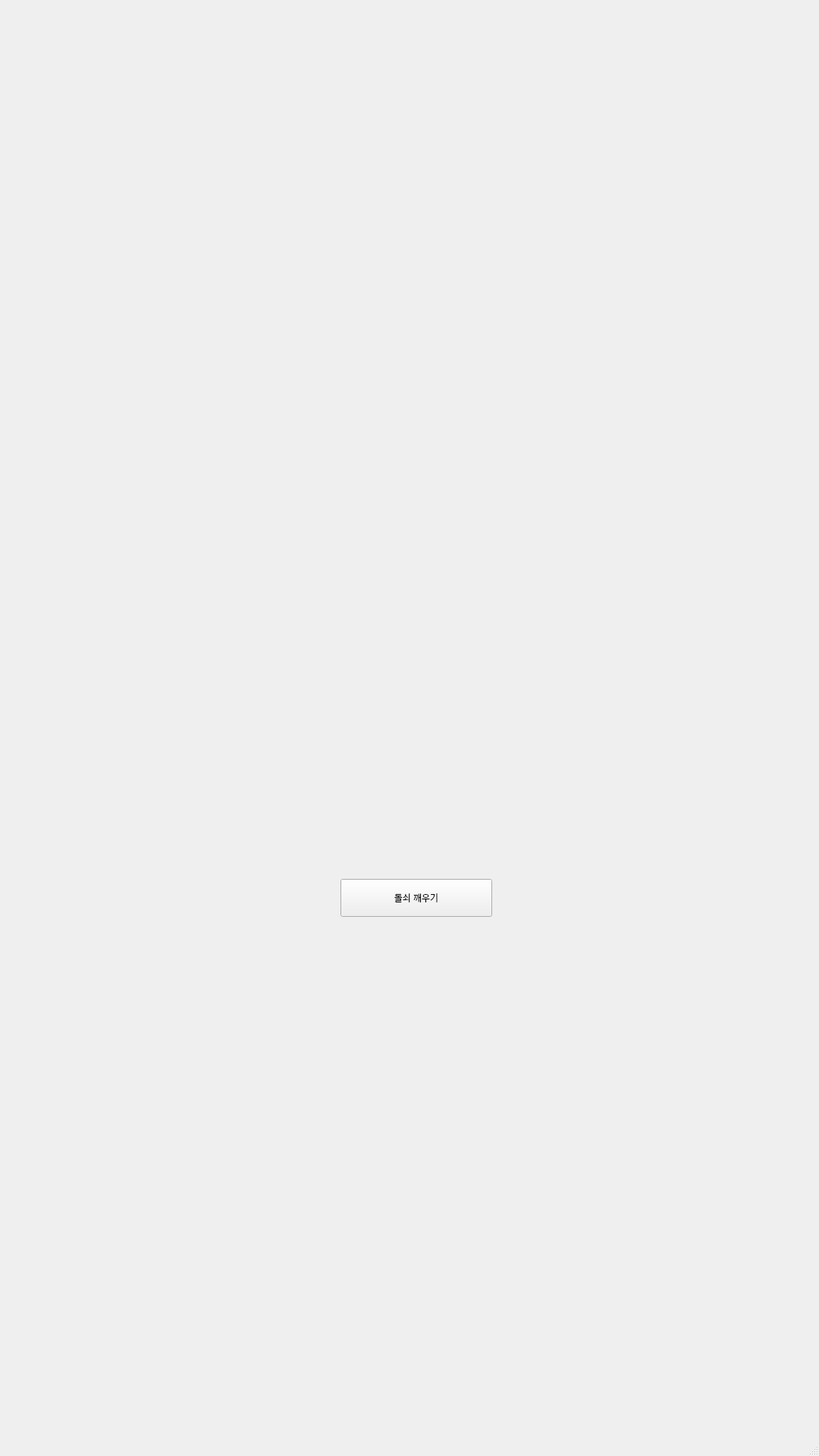
<?xml version="1.0" encoding="UTF-8"?>
<ui version="4.0">
 <class>MainWindow</class>
 <widget class="QMainWindow" name="MainWindow">
  <property name="geometry">
   <rect>
    <x>0</x>
    <y>0</y>
    <width>1080</width>
    <height>1920</height>
   </rect>
  </property>
  <property name="windowTitle">
   <string>MainWindow</string>
  </property>
  <widget class="QWidget" name="centralwidget">
   <layout class="QVBoxLayout" name="verticalLayout_4">
    <item>
     <widget class="QStackedWidget" name="stack">
      <property name="currentIndex">
       <number>0</number>
      </property>
      <widget class="QWidget" name="startPage">
       <widget class="QLabel" name="backgroundLabel">
        <property name="geometry">
         <rect>
          <x>0</x>
          <y>0</y>
          <width>1080</width>
          <height>1920</height>
         </rect>
        </property>
        <property name="text">
         <string/>
        </property>
        <property name="scaledContents">
         <bool>true</bool>
        </property>
       </widget>
       <widget class="QLabel" name="titleLabel">
        <property name="geometry">
         <rect>
          <x>0</x>
          <y>0</y>
          <width>1080</width>
          <height>1920</height>
         </rect>
        </property>
        <property name="text">
         <string/>
        </property>
        <property name="scaledContents">
         <bool>false</bool>
        </property>
       </widget>
       <widget class="QLabel" name="dolsoeLabel">
        <property name="geometry">
         <rect>
          <x>0</x>
          <y>0</y>
          <width>1080</width>
          <height>1920</height>
         </rect>
        </property>
        <property name="text">
         <string/>
        </property>
        <property name="scaledContents">
         <bool>false</bool>
        </property>
       </widget>
       <widget class="QPushButton" name="wakeUpButton">
        <property name="geometry">
         <rect>
          <x>440</x>
          <y>1150</y>
          <width>200</width>
          <height>50</height>
         </rect>
        </property>
        <property name="text">
         <string>돌쇠 깨우기</string>
        </property>
       </widget>
      </widget>
      <widget class="QWidget" name="inputPage">
       <widget class="QWidget" name="horizontalLayoutWidget">
        <property name="geometry">
         <rect>
          <x>180</x>
          <y>110</y>
          <width>401</width>
          <height>100</height>
         </rect>
        </property>
        <layout class="QHBoxLayout" name="horizontalLayout_2" stretch="3,7">
         <item>
          <layout class="QVBoxLayout" name="verticalLayout_2">
           <item>
            <widget class="QLabel" name="label">
             <property name="text">
              <string>이름</string>
             </property>
             <property name="alignment">
              <set>Qt::AlignmentFlag::AlignCenter</set>
             </property>
            </widget>
           </item>
           <item>
            <widget class="QLabel" name="label_2">
             <property name="text">
              <string>국가</string>
             </property>
             <property name="alignment">
              <set>Qt::AlignmentFlag::AlignCenter</set>
             </property>
            </widget>
           </item>
           <item>
            <widget class="QLabel" name="label_3">
             <property name="text">
              <string>번호</string>
             </property>
             <property name="alignment">
              <set>Qt::AlignmentFlag::AlignCenter</set>
             </property>
            </widget>
           </item>
          </layout>
         </item>
         <item>
          <layout class="QVBoxLayout" name="verticalLayout">
           <item>
            <widget class="QLineEdit" name="nameLE">
             <property name="alignment">
              <set>Qt::AlignmentFlag::AlignRight|Qt::AlignmentFlag::AlignTrailing|Qt::AlignmentFlag::AlignVCenter</set>
             </property>
            </widget>
           </item>
           <item>
            <widget class="QComboBox" name="countryCB">
             <property name="sizeAdjustPolicy">
              <enum>QComboBox::SizeAdjustPolicy::AdjustToContents</enum>
             </property>
            </widget>
           </item>
           <item>
            <layout class="QHBoxLayout" name="horizontalLayout_3" stretch="3,7">
             <item>
              <widget class="QLineEdit" name="countrynumLE">
               <property name="alignment">
                <set>Qt::AlignmentFlag::AlignRight|Qt::AlignmentFlag::AlignTrailing|Qt::AlignmentFlag::AlignVCenter</set>
               </property>
               <property name="readOnly">
                <bool>true</bool>
               </property>
              </widget>
             </item>
             <item>
              <widget class="QLineEdit" name="numberLE">
               <property name="alignment">
                <set>Qt::AlignmentFlag::AlignRight|Qt::AlignmentFlag::AlignTrailing|Qt::AlignmentFlag::AlignVCenter</set>
               </property>
              </widget>
             </item>
            </layout>
           </item>
          </layout>
         </item>
        </layout>
       </widget>
       <widget class="QPushButton" name="back">
        <property name="geometry">
         <rect>
          <x>60</x>
          <y>430</y>
          <width>91</width>
          <height>25</height>
         </rect>
        </property>
        <property name="text">
         <string>이전</string>
        </property>
       </widget>
       <widget class="QPushButton" name="next">
        <property name="enabled">
         <bool>false</bool>
        </property>
        <property name="geometry">
         <rect>
          <x>630</x>
          <y>430</y>
          <width>95</width>
          <height>25</height>
         </rect>
        </property>
        <property name="text">
         <string>다음</string>
        </property>
       </widget>
       <widget class="QWidget" name="horizontalLayoutWidget_2">
        <property name="geometry">
         <rect>
          <x>180</x>
          <y>240</y>
          <width>401</width>
          <height>83</height>
         </rect>
        </property>
        <layout class="QHBoxLayout" name="horizontalLayout" stretch="3,7">
         <item>
          <layout class="QVBoxLayout" name="verticalLayout_5">
           <item>
            <widget class="QLabel" name="label_4">
             <property name="text">
              <string>돌쇠 비밀번호</string>
             </property>
             <property name="alignment">
              <set>Qt::AlignmentFlag::AlignCenter</set>
             </property>
            </widget>
           </item>
           <item>
            <widget class="QLabel" name="label_5">
             <property name="text">
              <string>비밀번호 재입력</string>
             </property>
             <property name="alignment">
              <set>Qt::AlignmentFlag::AlignCenter</set>
             </property>
            </widget>
           </item>
           <item>
            <widget class="QLabel" name="label_6">
             <property name="text">
              <string/>
             </property>
            </widget>
           </item>
          </layout>
         </item>
         <item>
          <layout class="QVBoxLayout" name="verticalLayout_6">
           <item>
            <widget class="QLineEdit" name="pwLE">
             <property name="maxLength">
              <number>4</number>
             </property>
             <property name="echoMode">
              <enum>QLineEdit::EchoMode::Password</enum>
             </property>
             <property name="alignment">
              <set>Qt::AlignmentFlag::AlignCenter</set>
             </property>
            </widget>
           </item>
           <item>
            <widget class="QLineEdit" name="repwLE">
             <property name="maxLength">
              <number>4</number>
             </property>
             <property name="echoMode">
              <enum>QLineEdit::EchoMode::Password</enum>
             </property>
             <property name="alignment">
              <set>Qt::AlignmentFlag::AlignCenter</set>
             </property>
            </widget>
           </item>
           <item>
            <widget class="QLabel" name="pwokLabel">
             <property name="text">
              <string/>
             </property>
            </widget>
           </item>
          </layout>
         </item>
        </layout>
       </widget>
       <widget class="QCheckBox" name="privacyCheckBox">
        <property name="geometry">
         <rect>
          <x>270</x>
          <y>430</y>
          <width>231</width>
          <height>22</height>
         </rect>
        </property>
        <property name="text">
         <string>개인정보 처리방침에 동의합니다.</string>
        </property>
       </widget>
      </widget>
      <widget class="QWidget" name="cameraPage">
       <widget class="QLabel" name="cameraLabel">
        <property name="geometry">
         <rect>
          <x>60</x>
          <y>20</y>
          <width>631</width>
          <height>411</height>
         </rect>
        </property>
        <property name="font">
         <font>
          <pointsize>20</pointsize>
         </font>
        </property>
        <property name="text">
         <string/>
        </property>
        <property name="alignment">
         <set>Qt::AlignmentFlag::AlignBottom|Qt::AlignmentFlag::AlignHCenter</set>
        </property>
       </widget>
       <widget class="QPushButton" name="pushButton">
        <property name="geometry">
         <rect>
          <x>340</x>
          <y>490</y>
          <width>95</width>
          <height>25</height>
         </rect>
        </property>
        <property name="text">
         <string>촬영 시작</string>
        </property>
       </widget>
      </widget>
      <widget class="QWidget" name="letsgoPage">
       <widget class="QPushButton" name="pushButton_3">
        <property name="geometry">
         <rect>
          <x>270</x>
          <y>420</y>
          <width>161</width>
          <height>25</height>
         </rect>
        </property>
        <property name="text">
         <string>돌쇠야 가자</string>
        </property>
       </widget>
      </widget>
      <widget class="QWidget" name="finishPage">
       <widget class="QLabel" name="finishLabel">
        <property name="geometry">
         <rect>
          <x>280</x>
          <y>150</y>
          <width>251</width>
          <height>41</height>
         </rect>
        </property>
        <property name="text">
         <string>즐거운 여행 되세요!</string>
        </property>
       </widget>
       <widget class="QPushButton" name="pushButton_2">
        <property name="geometry">
         <rect>
          <x>330</x>
          <y>430</y>
          <width>95</width>
          <height>25</height>
         </rect>
        </property>
        <property name="text">
         <string>초기 화면</string>
        </property>
       </widget>
      </widget>
      <widget class="QWidget" name="noRobotPage">
       <layout class="QVBoxLayout" name="verticalLayout_7">
        <item>
         <widget class="QLabel" name="label_7">
          <property name="font">
           <font>
            <pointsize>24</pointsize>
           </font>
          </property>
          <property name="text">
           <string>현재 사용 가능한 로봇이 없습니다.</string>
          </property>
          <property name="alignment">
           <set>Qt::AlignmentFlag::AlignCenter</set>
          </property>
         </widget>
        </item>
       </layout>
      </widget>
     </widget>
    </item>
   </layout>
  </widget>
  <widget class="QMenuBar" name="menubar">
   <property name="geometry">
    <rect>
     <x>0</x>
     <y>0</y>
     <width>1080</width>
     <height>22</height>
    </rect>
   </property>
  </widget>
  <widget class="QStatusBar" name="statusbar"/>
 </widget>
 <resources/>
 <connections/>
</ui>
